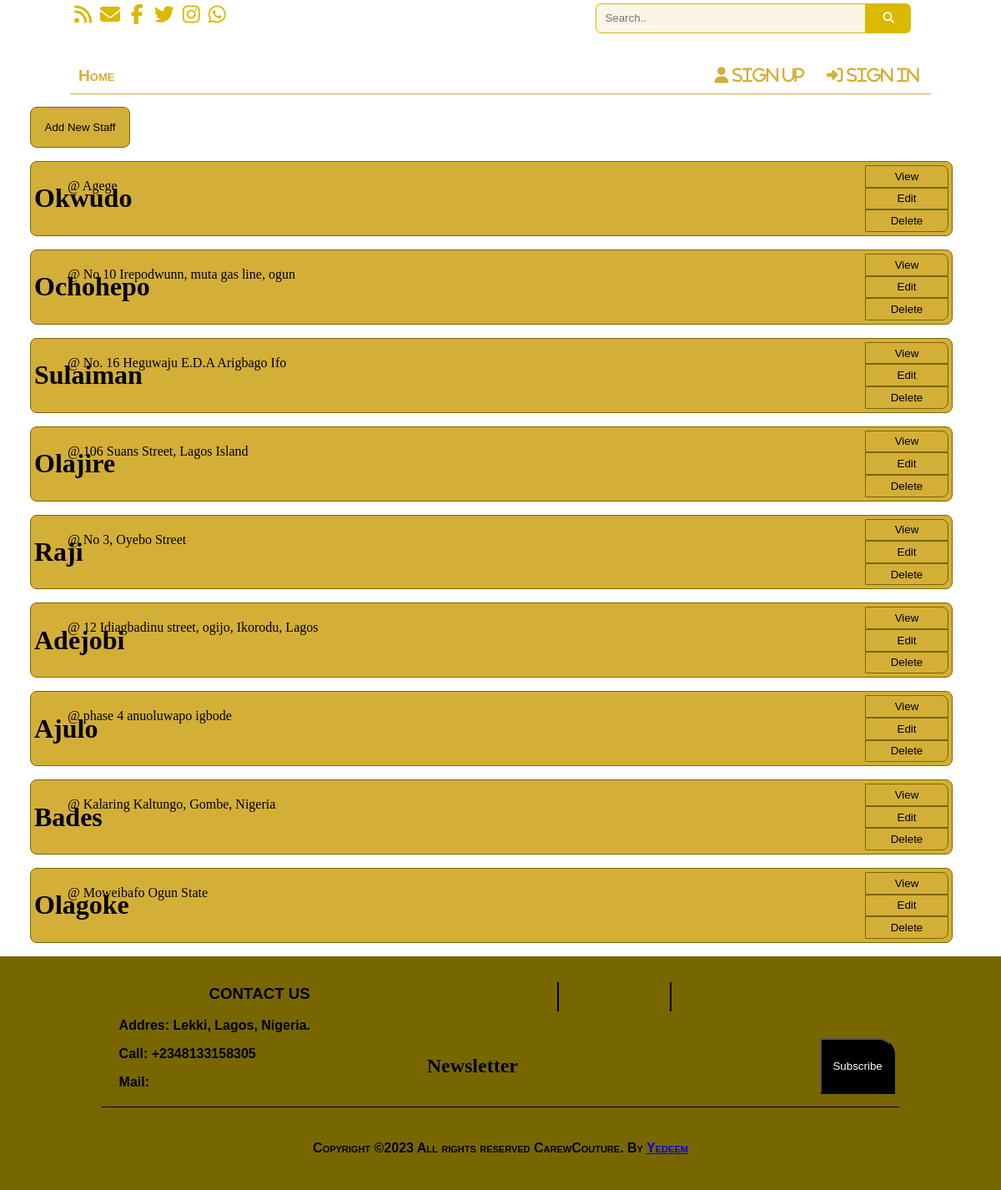
The page /staffs/ on the database its author committed.
### Staffs/models.py (models this page shows, shortened)
class BioData(models.Model):
    Surname = models.CharField(max_length=100)
    Firstname = models.CharField(max_length=100)
    Other = models.CharField(max_length=100, blank=True, )
    Sex = models.ForeignKey(SEX, on_delete=models.SET_NULL, null=True)
    Date_of_Birth = models.DateField(default=date.today())
    State_of_Origin = models.CharField(max_length=1000, )
    LGA = models.CharField(max_length=100,)
    Marital_Status = models.ForeignKey(MaSt, on_delete=models.SET_NULL, null=True)
    Religion = models.CharField(max_length=1000,)
    Home_Address = models.CharField(max_length=1000,)
    Phone_Number = models.CharField(max_length=1000,)
    Next_Of_Kin = models.CharField(max_length=1000,)
    Relationship = models.CharField(max_length=1000,)
    NOK_Phone = models.CharField(max_length=1000,)
    Email_Adress = models.CharField(max_length=1000,)

### Staffs/views.py (the view)
# urls.py: path('', StaffsIndex, name='SIndex'),
def StaffsIndex(request):
    bioData = BioData.objects.all().order_by("-id")
    return render(request, 'Staffs/staffsIndex.html', {
       "BioData":bioData
    })

### template/Staffs/staffsIndex.html (shortened to what this page needs)
{% extends 'mainbase.html' %}
{% block content %}
<div class="IIContainer">
        <input type="button" value="Add New Staff" class="create" onclick="cStaff()">
        {% for staff in BioData %}
            <div class="invoice">
                <h1>{{staff.Surname}}</h1><blockquote style="position: absolute;">@ {{staff.Home_Address}}</blockquote>
                <div class="buttons-container">
                    <input type="button" value="View" class="IIButton" onclick="IIprocess('view', '{{staff.id}}')">
                    <input type="button" value="Edit" class="IIButton" onclick="alert('NOT NOW PLEASE')">
                    <input type="button" value="Delete" class="IIButton" onclick="IIprocess('delete', '{{staff.id}}')">
                </div>
            </div>
        {%endfor%}
</div>
{% endblock %}

### template/mainbase.html (shortened to what this page needs)
{% load static %}
<!doctype html>
<html lang="en">
<head>
  <link rel="stylesheet" href="https://cdnjs.cloudflare.com/ajax/libs/font-awesome/4.7.0/css/font-awesome.min.css">
</head>
  <body>
    <div class="header">
        <div class="header-section">
            <div class="top-nav">
                <div class="social">
                    <a href="#" class="fa fa-feed"></a>
                    <a href="mailto:carewcouture@gmail.com" class="fa fa-envelope"></a>
                    <a href="https://www.facebook.com/Carewcouture" class="fa fa-facebook"></a>
                    <a href="https://www.twitter.com/@Carewcouture" class="fa fa-twitter"></a>
                    <a href="https://instagram.com/Carewcouture?igshid=YmMyMTA2M2Y=" class="fa fa-instagram"></a>
                    <a href="https://wa.me/+2348133158305" class="fa fa-whatsapp"></a>
                    <a href="www.tiktok.com/@Carewcouture" class="bi bi-tiktok"></a>
                </div>
                <div class="logo-container">
                </div>
                <div class="search-container">
                    <form class="search-form" action=" " method="POST">
                        <input type="text" placeholder="Search.." name="search">
                        <button type="submit"><i class="fa fa-search"></i></button>
                    </form>
                </div>
            </div>
            <div class="bttom-nav">
                <div class="main-nav">
                    <ul class="main-ul">
                        <li>
                          <a href="http://127.0.0.1:8000/" >Home</a>
                        </li>
                        <li>
                        </li>
                        <li>
                        </li>
                        <li>
                        </li>
                    </ul>
                </div>
                <div class="account-nav">
                    <ul class="account-ul">
                        <li>
                            <a class="nav-link hide-account-nav-name" href="#service"><i class="fa fa-user"> Sign up</i></a>
                        </li>
                        <li>
                            <a class="nav-link hide-account-nav-name" href="#service"><i class="fa fa-sign-in"> Sign in</i></a>
                        </li>
                    </ul>
                </div>
            </div>
        </div>
    </div>
    <div class="container" id="container">
      {% block content %}
      {% endblock %}
    </div>
  <div class="footer">
      <div class="footer1">
          <div class="footer-contact">
              <h3>Contact us</h3>
              <p>Addres: Lekki, Lagos, Nigeria. </p>
              <p>Call: +2348133158305</p>
              <p>Mail: </p>
          </div>
                  <ul class="main-ul">
                      <li>
                      </li>
                      <li>
                      </li>
                      <li>
                      </li>
                  </ul>
          <form class="bottom_form" action="" method="POST">
                <h2 >Newsletter</h2>
                <button class="sub_btn">Subscribe</button>
           </form>
      </div>
      <div class="footer2">
          <p style="font-size: medium;">Copyright &copy;<script>document.write(new Date().getFullYear());</script> All rights reserved CarewCouture. By <a href="https://html.design/">Yedeem</a></p>
      </div>
  </div>
  </body>
</html>

### template/Staffs/staffsIndex.html (style rules this page uses)
.IIContainer { width: 100%; height: auto; display: grid; gap: 1rem; grid-template-rows: auto; }
.create { padding: 1rem; border-radius: 0.5rem; border: 1px solid rgb(120, 103, 0); background: #d4af37; width: 7.5rem; float: right; }
.invoice { width: calc(100% - 2rem); height: auto; background: #d4af37; border-radius: 0.5rem; border: 1px solid rgb(120, 103, 0); padding: 0.25rem; }
h1 { float: left; }
.buttons-container { width: min(150px, 100px); height: 100%; float: right; }
.IIButton { width: 100px; height: calc(100% / 3); background: #d4af37; border: 1px solid rgb(120, 103, 0); }
.IIButton:first-child { border-top-right-radius: 0.5rem; }
.IIButton:last-child { border-bottom-right-radius: 0.5rem; }

### rows shown on the page
BioData: Surname "Okwudo", Home_Address "Agege"
BioData: Surname "Ochohepo", Home_Address "No 10 Irepodwunn, muta gas line, ogun"
BioData: Surname "Sulaiman", Home_Address "No. 16 Heguwaju E.D.A Arigbago Ifo"
BioData: Surname "Olajire", Home_Address "106 Suans Street, Lagos Island"
BioData: Surname "Raji", Home_Address "No 3, Oyebo Street"
BioData: Surname "Adejobi", Home_Address "12 Idiagbadinu street, ogijo, Ikorodu, Lagos"
BioData: Surname "Ajulo", Home_Address "phase 4 anuoluwapo igbode"
BioData: Surname "Bades", Home_Address "Kalaring Kaltungo, Gombe, Nigeria"
BioData: Surname "Olagoke", Home_Address "Moweibafo Ogun State"
